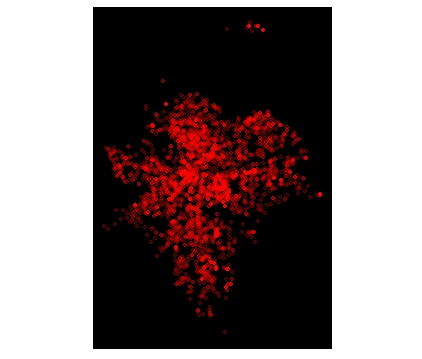

Write the R code that produced this figure.
library(tidyverse)
library(ggplot2)
library(lubridate)
fire_incidents <- read.csv("Fire_Incidents.csv", stringsAsFactors = FALSE) %>%
  mutate(year = year(alarmdate)) %>%
  filter((Y < 50) & (X > -76.5) & (year == 2018))


ggplot(fire_incidents) +
  geom_point(aes(X, Y), color = "red", alpha = .2, size = 1) +
  coord_fixed(1.3)+
  theme(legend.position = "none",
        panel.grid = element_blank(),
        axis.title = element_blank(),
        axis.text = element_blank(),
        axis.ticks = element_blank(),
        panel.background = element_rect(fill = "black",
                                        colour = "black",
                                        size = 0.5, linetype = "solid")) 
